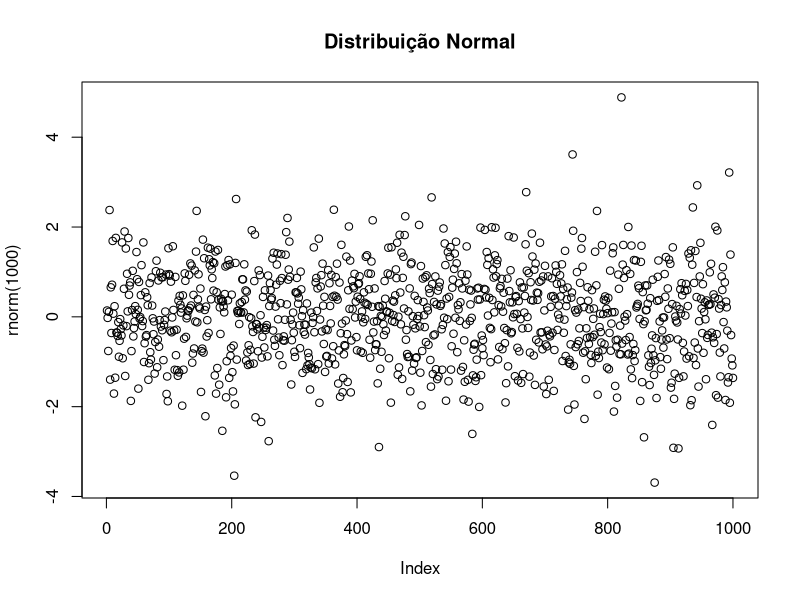

Write R code to recreate this figure.
## ---- chunk 1
plot(rnorm(1000),main="Distribuição Normal")
